Frame 1 (no input): blank canvas, image omitted
Frame 60 (the mouse pressed at the canvas centre just before this capture): blank canvas, image omitted
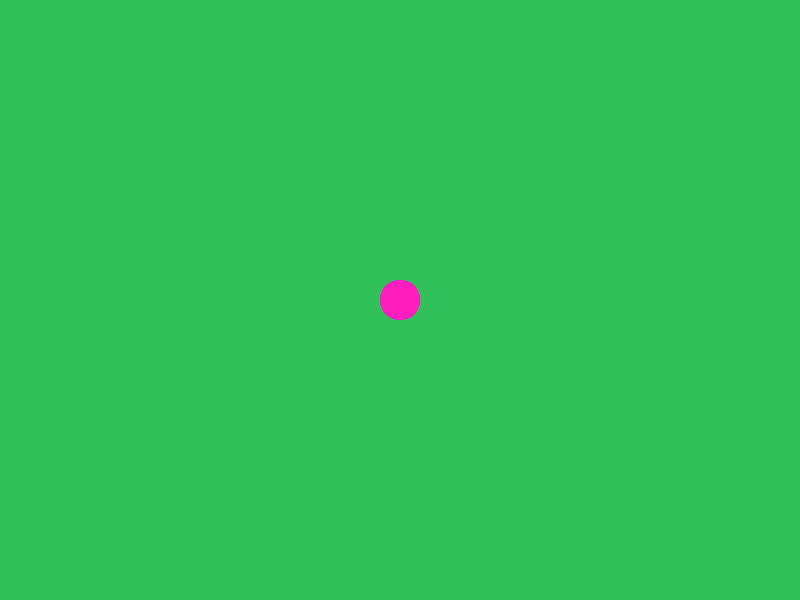
Frame 120 (the mouse held since frame 60 and released just before this capture)

The Processing sketch whose frames 1 and 60 were blank and that drew this single picture after the mouse press (run headless with seeded random() and noise(); from frame 60 on, the mouse is pressed at the canvas centre):

// Processing sketch: processing_12170
// ── processing_12170.pde

//colorful circles and square by nicole agcaoili
// 9/16/10

float x = 200;
float y = 200;
int presses = 0;

void setup()
{
  size(800, 600);
  noStroke();
  frameRate(500);
  background(49, 193, 91);
}

void draw()
{
  if (mousePressed == true)
  {
    if (presses > 1)
    {
      fill(random (mouseX), random (255), random(mouseY));
      rect (mouseX, mouseY, width/20, width/20);
    }
    else
    {
      fill(random (mouseX), random (255), random(mouseY));
      ellipse(mouseX, mouseY, width/20, width/20);
    }
  }
}

void mousePressed()
{
  if ( presses < 2 )
  {
    presses = presses +1;
  }
  else 
  {
    presses = presses -1;
  }
  
  println(presses);
}
